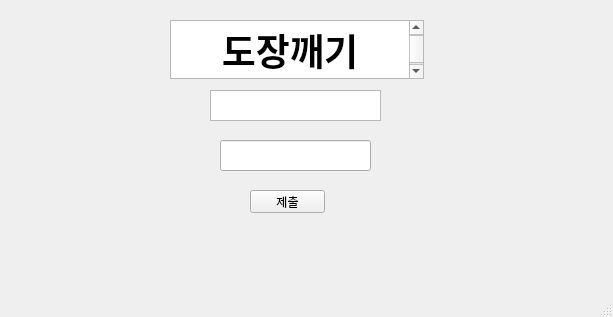
<?xml version="1.0" encoding="UTF-8"?>
<ui version="4.0">
 <class>MainWindow</class>
 <widget class="QMainWindow" name="MainWindow">
  <property name="geometry">
   <rect>
    <x>0</x>
    <y>0</y>
    <width>613</width>
    <height>317</height>
   </rect>
  </property>
  <property name="windowTitle">
   <string>MainWindow</string>
  </property>
  <widget class="QWidget" name="centralwidget">
   <widget class="QPushButton" name="pushButton">
    <property name="geometry">
     <rect>
      <x>250</x>
      <y>190</y>
      <width>75</width>
      <height>23</height>
     </rect>
    </property>
    <property name="maximumSize">
     <size>
      <width>75</width>
      <height>31</height>
     </size>
    </property>
    <property name="text">
     <string>제출</string>
    </property>
   </widget>
   <widget class="QTextEdit" name="textEdit">
    <property name="geometry">
     <rect>
      <x>170</x>
      <y>20</y>
      <width>254</width>
      <height>59</height>
     </rect>
    </property>
    <property name="maximumSize">
     <size>
      <width>261</width>
      <height>61</height>
     </size>
    </property>
    <property name="html">
     <string>&lt;!DOCTYPE HTML PUBLIC &quot;-//W3C//DTD HTML 4.0//EN&quot; &quot;http://www.w3.org/TR/REC-html40/strict.dtd&quot;&gt;
&lt;html&gt;&lt;head&gt;&lt;meta name=&quot;qrichtext&quot; content=&quot;1&quot; /&gt;&lt;meta charset=&quot;utf-8&quot; /&gt;&lt;style type=&quot;text/css&quot;&gt;
p, li { white-space: pre-wrap; }
hr { height: 1px; border-width: 0; }
li.unchecked::marker { content: &quot;\2610&quot;; }
li.checked::marker { content: &quot;\2612&quot;; }
&lt;/style&gt;&lt;/head&gt;&lt;body style=&quot; font-family:'맑은 고딕'; font-size:9pt; font-weight:400; font-style:normal;&quot;&gt;
&lt;p align=&quot;center&quot; style=&quot; margin-top:0px; margin-bottom:0px; margin-left:0px; margin-right:0px; -qt-block-indent:0; text-indent:0px;&quot;&gt;&lt;span style=&quot; font-family:'Gulim'; font-size:28pt; font-weight:600;&quot;&gt;도장깨기&lt;/span&gt;&lt;/p&gt;&lt;/body&gt;&lt;/html&gt;</string>
    </property>
   </widget>
   <widget class="QPlainTextEdit" name="plainTextEdit">
    <property name="geometry">
     <rect>
      <x>210</x>
      <y>90</y>
      <width>171</width>
      <height>31</height>
     </rect>
    </property>
   </widget>
   <widget class="QLineEdit" name="lineEdit">
    <property name="geometry">
     <rect>
      <x>220</x>
      <y>140</y>
      <width>151</width>
      <height>31</height>
     </rect>
    </property>
   </widget>
  </widget>
  <widget class="QMenuBar" name="menubar">
   <property name="geometry">
    <rect>
     <x>0</x>
     <y>0</y>
     <width>613</width>
     <height>33</height>
    </rect>
   </property>
  </widget>
  <widget class="QStatusBar" name="statusbar"/>
 </widget>
 <resources/>
 <connections/>
</ui>
